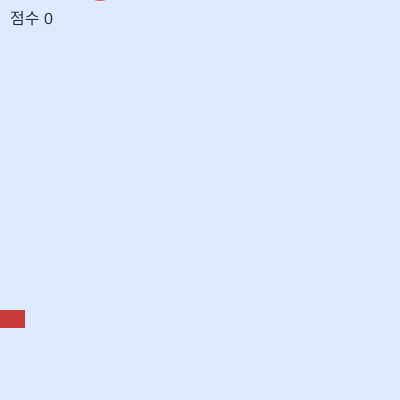
Frame 1 (no input)
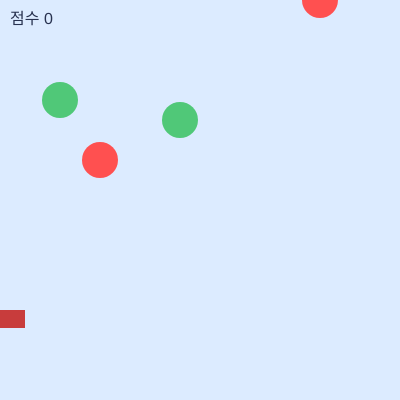
Frame 60 (no input)
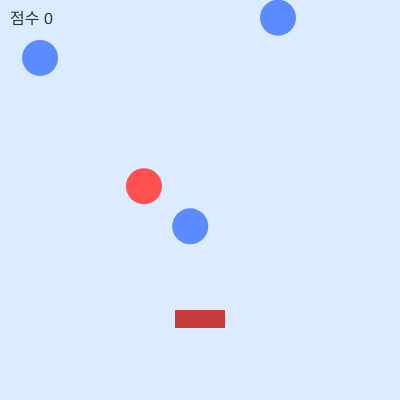
Frame 120 (the mouse pressed at the canvas centre since frame 60)

The p5.js sketch that drew these frames (run headless with seeded random() and noise() and a simulated clock; from frame 60 on, the mouse is pressed at the canvas centre):

// p5.js sketch
// ── sketch.js
// 주제명 : 공 받기 게임
// 학번 : 2025111753
// 이름 : 전민재
// [7주차] 키보드/마우스 제어 - 마우스로 받침 이동, color(), mousePressed/keyPressed

let itemX = [100, 180, 260, 320, 60];
let itemY = [-20, -120, -200, -300, -80];
let itemSpeed = [3, 4, 2, 5, 3];
let itemColor = [0, 1, 2, 0, 1];
let itemCount = 5;
let r = 18;
let playerW = 50;
let score = 0;

function setup() {
  createCanvas(400, 400);
}

function draw() {
  background(220, 235, 255);

  fill(color(40, 50, 80));
  noStroke();
  textSize(16);
  text("점수 " + score, 10, 24);

  let playerX = mouseX;
  fill(color(200, 60, 60));
  rect(playerX - playerW / 2, 310, playerW, 18);

  for (let i = 0; i < itemCount; i = i + 1) {
    itemY[i] = itemY[i] + itemSpeed[i];
    if (isCaught(itemX[i], itemY[i], playerX) === true) {
      score = score + 1;
      makeItem(i);
    }
    if (itemY[i] > height) {
      makeItem(i);
    }
    drawItem(itemX[i], itemY[i], itemColor[i]);
  }
}

function drawItem(x, y, c) {
  noStroke();
  switch (c) {
    case 0:
      fill(color(255, 80, 80));
      break;
    case 1:
      fill(color(80, 200, 120));
      break;
    case 2:
      fill(color(90, 140, 255));
      break;
  }
  ellipse(x, y, r * 2, r * 2);
}

function isCaught(x, y, playerX) {
  if (x > playerX - playerW / 2 && x < playerX + playerW / 2 && y > 310 && y < 345) {
    return true;
  } else {
    return false;
  }
}

function makeItem(i) {
  itemX[i] = random(r, width - r);
  itemY[i] = random(-200, -r);
  let rnd = random(3);
  if (rnd < 1) {
    itemColor[i] = 0;
  } else if (rnd < 2) {
    itemColor[i] = 1;
  } else {
    itemColor[i] = 2;
  }
}

function mousePressed() {
  for (let i = 0; i < itemCount; i = i + 1) {
    makeItem(i);
  }
}

function keyPressed() {
  if (key === 'r') {
    score = 0;
    for (let i = 0; i < itemCount; i = i + 1) {
      makeItem(i);
    }
  }
}
